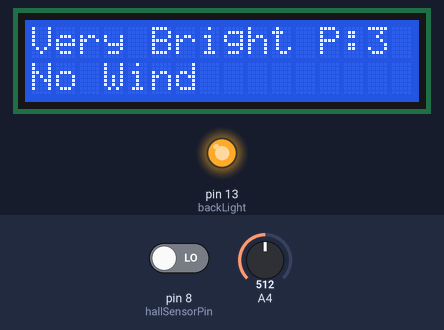
This sketch was run on a simulated Arduino Uno, built with avr-gcc and run on an emulated ATmega328P. Parts: 16×2 character LCD, output pins drawn as LEDs (lit = HIGH). Inputs (shaded band) come from the test bench; at power-on: A4 = 512, pin 8 (hallSensorPin) LOW. What the sketch prints to the serial monitor is not drawn.

Above: at 2.9 s.
3.0 s: A4 set to 55
At 3.9 s:
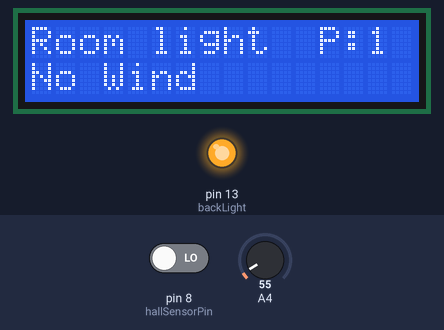
5.0 s: A4 set to 45
At 7.2 s:
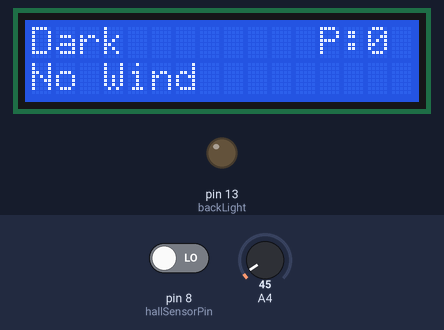
7.5 s: A4 set to 160
At 9.7 s:
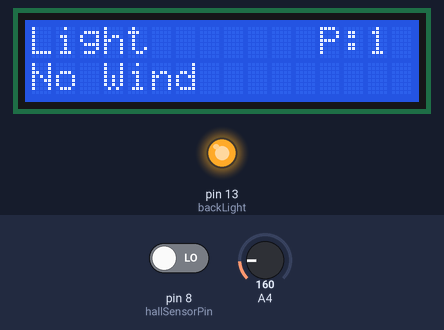
10.1 s: A4 set to 306
At 12.0 s:
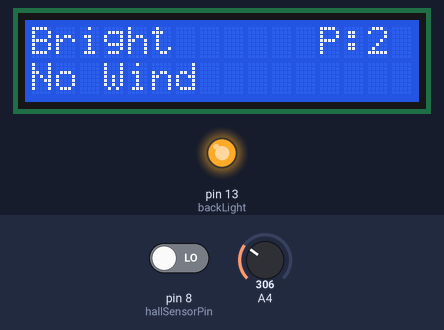
12.6 s: A4 set to 190
At 14.4 s:
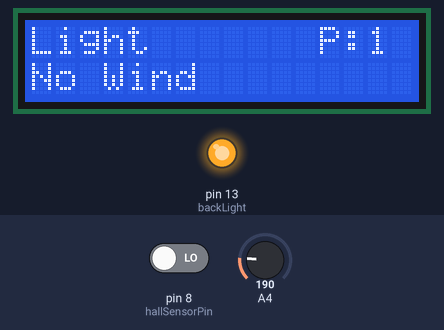
15.1 s: A4 set to 122
At 16.8 s:
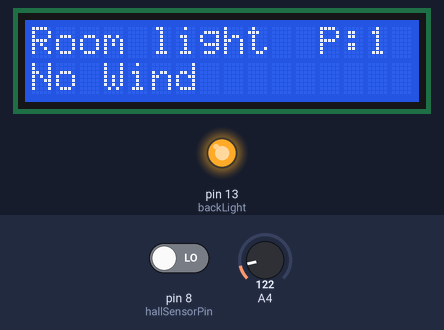
Timing chart, 0 to 18.3 s (numbered marks = the images above; inputs shaded):
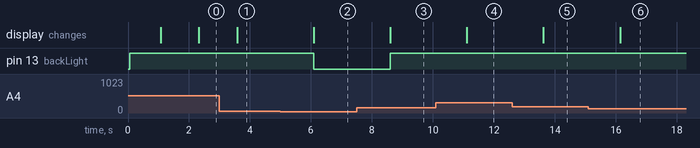

Measured:
- the behaviour switches between 50 and 49 on A4 (found by bisection; images 1 and 2)
- after the input at 3.0 s, the display: changes after 0.58 s (image 1)
- after the input at 5.0 s, pin 13 (backLight): HIGH → LOW after 1.1 s; the display: changes after 1.1 s (image 2)
- after the input at 7.5 s, pin 13 (backLight): LOW → HIGH after 1.1 s; the display: changes after 1.1 s (image 3)
- after the input at 10.1 s, the display: changes after 1.0 s (image 4)
- after the input at 12.6 s, the display: changes after 1.0 s (image 5)
- after the input at 15.1 s, the display: changes after 1.0 s (image 6)

The sketch:

fin_reg.ino
```cpp
// includerea librariei:
#include <LiquidCrystal.h>
/////////////////////////////////////////////////////////////////////////////////////////////////////
// initializare biblioteca asociind orice pin de interfata lcd necesar cu numarul de pin arduino la care este conectat
const int
backLight = 13,
rs = 12,
en = 11,
d4 = 5,
d5 = 4,
d6 = 3,
d7 = 2,
hallPin = A1 ;                              // initializarea unui pin pentru iesirea senzorului
/////////////////////////////////////////////////////////////////////////////////////////////////////
int V1 = 0, V2= 0, Vt= 0;
/////////////////////////////////////////////////////////////////////////////////////////////////////
// const pentru RPM si magent
const int hallSensorPin = 8;                // conectati senzorul cu efect hall la pinul 2
const unsigned long sampleTime = 1000;
const int maxRPM = 1260;                    // rpm maxim pentru bara lcd
int rpmMaximum = 0;
volatile int value;
/////////////////////////////////////////////////////////////////////////////////////////////////////
LiquidCrystal lcd(rs, en, d4, d5, d6, d7);
/////////////////////////////////////////////////////////////////////////////////////////////////////

void setup() {
  // acest lucru va initializa pinul senzorului cu efect hall ca pin de intrare la arduino
  pinMode(hallSensorPin,INPUT);
  // serial
  // apelam timer
  // configurati numarul de coloane si randuri al ecranului lcd:
  lcd.begin(16, 2);
  lcd.clear();
  // mod economie energie
  pinMode(backLight, OUTPUT);
  // start
  digitalWrite(backLight, HIGH);
  lcd.print("Initializing");
  full_timer();
  delay(1000);
  lcd.clear();
}

void full_timer(){
  // pune codul de configurare aici:
  ADMUX = 0x44;   // 0b01000100
  ADCSRA = 0xAF;
  ADCSRB = 0x05;  // citirea semnalului analogic sa se realizeze cand numaratorul 1 trece prin valoarea comparatorului B
  Serial.begin(9600);
  setup_timer1();
}

void setup_timer1(){
  TCCR1A = 0x00;
  TCCR1B = 0x03;  // prescaler de 256; numaratorul functioneaza in modul normal
  OCR1B = 33000;  // valoare aleatorie
  TIMSK1 = 0x04;  // s-a activat intreruperea comparatorului B al timerului 1
  }

ISR(TIMER1_COMPB_vect){
}

//////////////////////////////////////////////////////////////////////////
// Setup value
ISR(ADC_vect){  // la fiecare 1048ms trebuie sa se initieze o citire a semnalului analogic
  value = ADC;
}
//////////////////////////////////////////////////////////////////////////

void loop() {
  delay(250);
  displayWind();
  displayLightReg();
  lcd.setCursor(12, 0);
  Vt= V1+V2;
  if (Vt < 1)
  {
    digitalWrite(backLight, LOW);
    Serial.println(Vt);
    lcd.print("P:");
    lcd.print(Vt);
  }
  else
  {
    digitalWrite(backLight, HIGH);
    Serial.println(Vt);
    lcd.print("P:");
    lcd.print(Vt);
  }
}

void displayLightReg(){
  Serial.println(value);
      lcd.setCursor(0, 0);
    // vom avea cateva praguri, determinate calitativ
    if (value < 50) {
        Serial.println(" Dark");
        lcd.print("Dark");
        V2=0;
    }
    else if (value < 150) {
        Serial.println(" Room light");
        lcd.print("Room light");
        V2=1;
    }
    else if (value < 250) {
        Serial.println(" Light");
        lcd.print("Light");
        V2=1;
    }
    else if (value < 450) {
        Serial.println(" Bright");
        lcd.print("Bright");
        V2=2;
    }
    else {
        Serial.println(" Very Bright");
        lcd.print("Very Bright");
        V2=3;
    }
}

int getRPM()
{
  int count = 0;
  boolean countFlag = LOW;
  unsigned long currentTime = 0;
  unsigned long startTime = millis();
  while (currentTime <= sampleTime)
  {
    if (digitalRead(hallSensorPin) == HIGH)
    {
      countFlag = HIGH;
    }
    if (digitalRead(hallSensorPin) == LOW && countFlag == HIGH)
    {
      count++;
      countFlag=LOW;
    }
    currentTime = millis() - startTime;
  }
  int countRpm = int(60000/float(sampleTime))*count;
  return countRpm;
}

void displayRPM(int rpm)
{
  lcd.setCursor(0, 1);
  lcd.print(rpm,DEC);
  lcd.setCursor(7,1);
  lcd.print(rpmMaximum, DEC);
  lcd.setCursor(13,1);
  lcd.print("MAX");
  Serial.print("RPM = ");
  Serial.print(rpm);
  Serial.print("  MAX RPM = ");
  Serial.println(rpmMaximum);
}

void displayBar(int rpm)
{
  int numOfBars=map(rpm,0,maxRPM,0,15);
  lcd.setCursor(0,1);
  if (rpm!=0)
  {
  for (int i=0; i<=numOfBars; i++)
   {
        lcd.setCursor(i,1);
        lcd.write(1023);
      }
  }
}

void displayWind()
{
  int rpm = getRPM();
  lcd.setCursor(0, 1);
  if (rpm > rpmMaximum) rpmMaximum = rpm;
  if (rpm < 100) {
    lcd.clear();
    lcd.setCursor(0, 1);
    lcd.print("No Wind");
    V1=0;
  }
else if (rpm < 200) {
    lcd.clear();
    lcd.setCursor(0, 1);
    digitalWrite(backLight, HIGH);
    lcd.print("Light Wind");
    V1=1;
  }
else if (rpm < 300) {
    lcd.clear();
    lcd.setCursor(0, 1);
    digitalWrite(backLight, HIGH);
    lcd.print("Medium Wind");
    V1=2;
  }
else if (rpm < 400) {
    lcd.clear();
    lcd.setCursor(0, 1);
    digitalWrite(backLight, HIGH);
    lcd.print("Strong Wind");
    V1=2;
  }
else {
    lcd.clear();
    lcd.setCursor(0, 1);
    digitalWrite(backLight, HIGH);
    lcd.print("V.Strong Wind");
    V1=3;
  }
}
```
